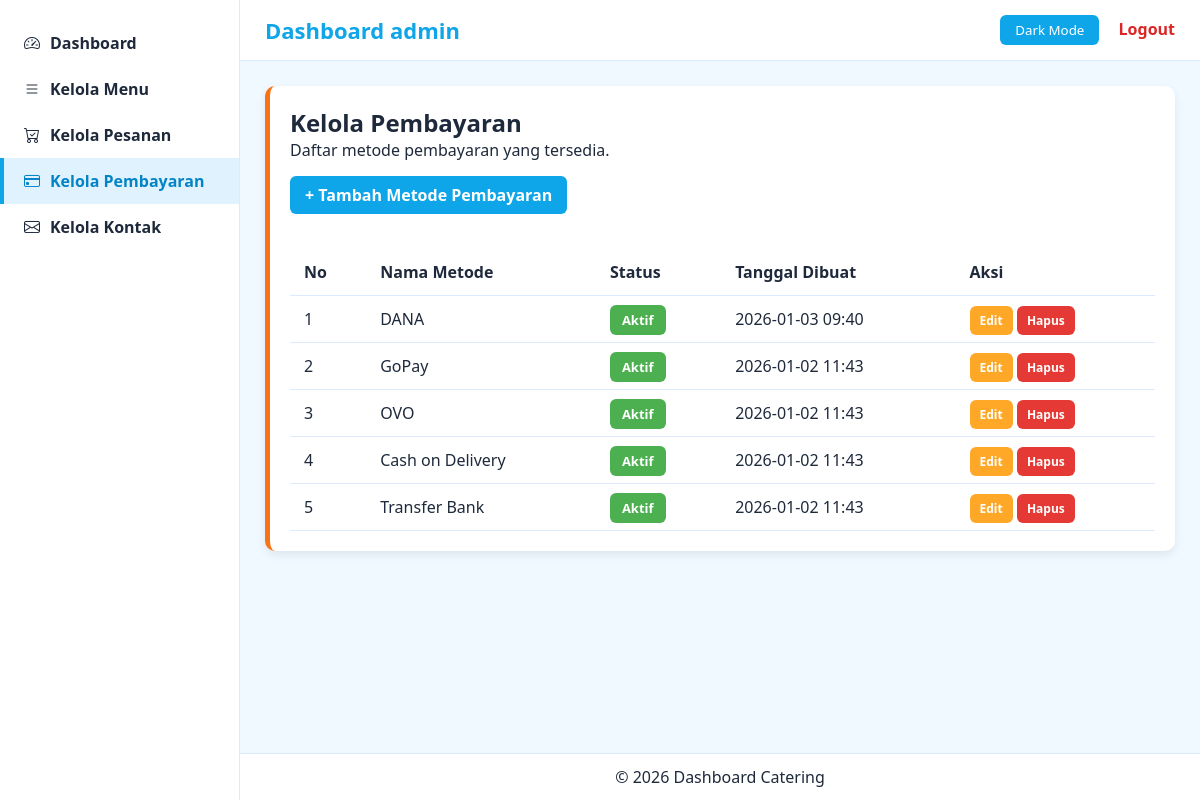
Page /dashboard/pembayaran/index.php (signed in) on the committed database.
### tables this page shows
CREATE TABLE `metode_pembayaran` (
  `id_metode` int(11) NOT NULL,
  `nama_metode` varchar(50) NOT NULL,
  `status` tinyint(1) DEFAULT 1,
  `created_at` timestamp NOT NULL DEFAULT current_timestamp()
);

### dashboard/pembayaran/index.php (the view, shortened to what this page needs)
<?php
include "../../config.php";
$q = mysqli_query(
    $conn,
    "SELECT * FROM metode_pembayaran ORDER BY id_metode DESC"
);
?>
<!doctype html>
<html lang="id">
<head>
    <link rel="stylesheet" href="https://cdn.jsdelivr.net/npm/bootstrap-icons/font/bootstrap-icons.css">
    <link rel="stylesheet" href="../assets/style.css">
</head>
<body>
<div class="sidebar">
    <a href="../index.php">
        <i class="bi bi-speedometer2"></i> Dashboard
    </a>
    <a href="../menu/index.php">
        <i class="bi bi-list"></i> Kelola Menu
    </a>
    <a href="../pesanan/index.php">
        <i class="bi bi-cart-check"></i> Kelola Pesanan
    </a>
    <a href="../pembayaran/index.php" class="active">
        <i class="bi bi-credit-card"></i> Kelola Pembayaran
    </a>
    <a href="../kontak/index.php">
        <i class="bi bi-envelope"></i> Kelola Kontak
    </a>
</div>
<div class="main">
<header>
    <a href="../../index.php" style="text-decoration: none; color: inherit;">
        <div class="logo">Dashboard admin</div>
    </a>
    <div class="right">
        <button id="toggleMode">Dark Mode</button>
        <a href="../../logout.php"
           style="margin-left:15px;color:#dc2626;font-weight:600;text-decoration:none;">
            Logout
        </a>
    </div>
</header>
<div class="content">
<div class="card">
    <h2>Kelola Pembayaran</h2>
    <p>Daftar metode pembayaran yang tersedia.</p>
    <a href="tambah.php"
       style="
        padding:8px 15px;
        background:var(--primary);
        color:white;
        border-radius:6px;
        text-decoration:none;
        font-weight:600;
        display:inline-block;
        margin:15px 0;">
        + Tambah Metode Pembayaran
    </a>
    <table class="table">
        <thead>
            <tr>
                <th>No</th>
                <th>Nama Metode</th>
                <th>Status</th>
                <th>Tanggal Dibuat</th>
                <th>Aksi</th>
            </tr>
        </thead>
        <tbody>
            <?php $no=1; while($row=mysqli_fetch_assoc($q)): ?>
            <tr>
                <td><?= $no++ ?></td>
                <td><?= htmlspecialchars($row['nama_metode']) ?></td>
                <td>
                    <?php if ($row['status'] == 1): ?>
                        <span class="badge badge-success">Aktif</span>
                    <?php else: ?>
                        <span class="badge badge-danger">Non Aktif</span>
                    <?php endif; ?>
                </td>
                <td><?= date('Y-m-d H:i', strtotime($row['created_at'])) ?></td>
                <td>
                    <a href="edit.php?id=<?= $row['id_metode'] ?>"
                       class="btn-warning small">Edit</a>
                    <a href="#"
                       onclick="confirmDelete('hapus.php?id=<?= $row['id_metode'] ?>')"
                       class="btn-danger small">
                       Hapus
                    </a>
                </td>
            </tr>
            <?php endwhile; ?>
        </tbody>
    </table>
</div>
</div>
<footer>
    © <?= date("Y") ?> Dashboard Catering
</footer>
</div>
</body>
</html>

### dashboard/assets/style.css (style rules this page uses)
* { margin: 0; padding: 0; box-sizing: border-box; font-family: "Segoe UI", Arial, sans-serif; }
:root { --primary: #0ea5e9; --primary-hover: #0284c7; --accent: #f97316; --bg-color: #f0f9ff; --text-color: #1e293b; --header-bg: #ffffff; --sidebar-bg: #ffffff; --sidebar-border: #dbeafe; --sidebar-link: #1e293b; --sidebar-link-hover: #0284c7; --sidebar-active-bg: #e0f2fe; --sidebar-active-text: #0284c7; --card-bg: #ffffff; --footer-bg: #ffffff; }
body { background: var(--bg-color); color: var(--text-color); display: flex; min-height: 100vh; transition: 0.35s ease-in-out; }
.sidebar { width: 240px; background: var(--sidebar-bg); border-right: 1px solid var(--sidebar-border); padding-top: 20px; position: fixed; height: 100vh; }
.sidebar a { display: flex; align-items: center; gap: 10px; padding: 12px 20px; text-decoration: none; font-weight: 600; color: var(--sidebar-link); transition: 0.25s; border-left: 4px solid transparent; }
.sidebar a.active { background: var(--sidebar-active-bg); color: var(--sidebar-active-text) !important; border-left: 4px solid var(--primary); }
.main { margin-left: 240px; width: calc(100% - 240px); display: flex; flex-direction: column; }
header { background: var(--header-bg); color: var(--text-color); padding: 15px 25px; display: flex; justify-content: space-between; align-items: center; border-bottom: 1px solid var(--sidebar-border); position: sticky; top: 0; z-index: 99; }
header .logo { font-size: 22px; font-weight: bold; color: var(--primary); }
#toggleMode { padding: 6px 15px; background: var(--primary); border: none; border-radius: 6px; color: white; cursor: pointer; transition: 0.2s; }
.content { padding: 25px; }
.card { background: var(--card-bg); padding: 20px; border-radius: 10px; box-shadow: 0 4px 10px rgba(0,0,0,0.08); margin-bottom: 22px; border-left: 5px solid var(--accent); }
footer { margin-top: auto; text-align: center; padding: 12px; background: var(--footer-bg); border-top: 1px solid var(--sidebar-border); }

### dashboard/pembayaran/index.php (style rules this page uses)
.table { width: 100%; border-collapse: collapse; margin-top: 20px; }
.table th, .table td { padding: 12px 14px; border-bottom: 1px solid var(--sidebar-border); text-align: left; }
.table th { background: var(--card-bg); font-weight: 700; }
.badge { padding: 6px 12px; border-radius: 6px; font-size: 13px; font-weight: 600; }
.badge-success { background:#4caf50; color:#fff; }
.btn-warning.small, .btn-danger.small { padding: 6px 10px; font-size: 12px; border-radius: 6px; text-decoration: none; font-weight: 600; color: white; }
.btn-warning.small { background:#ffa726; }
.btn-danger.small { background:#e53935; }

### rows in the picture
metode_pembayaran: nama_metode "DANA", status "Aktif", created_at "2026-01-03 09:40"
metode_pembayaran: nama_metode "GoPay", status "Aktif", created_at "2026-01-02 11:43"
metode_pembayaran: nama_metode "OVO", status "Aktif", created_at "2026-01-02 11:43"
metode_pembayaran: nama_metode "Cash on Delivery", status "Aktif", created_at "2026-01-02 11:43"
metode_pembayaran: nama_metode "Transfer Bank", status "Aktif", created_at "2026-01-02 11:43"
